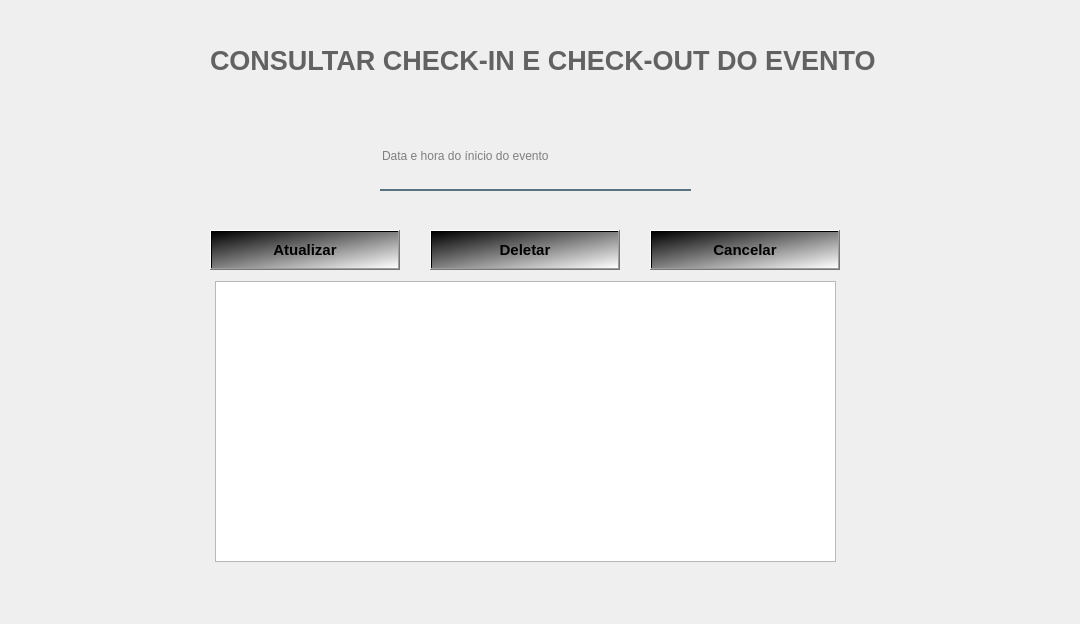
<?xml version="1.0" encoding="UTF-8"?>
<ui version="4.0">
 <class>MainWindow</class>
 <widget class="QMainWindow" name="MainWindow">
  <property name="geometry">
   <rect>
    <x>0</x>
    <y>0</y>
    <width>1080</width>
    <height>624</height>
   </rect>
  </property>
  <property name="windowTitle">
   <string>MainWindow</string>
  </property>
  <property name="styleSheet">
   <string notr="true">background-color: rgb(255, 255, 255);

QMenuBar::hover {
    background-color: black;
    color: black;
}


QMenuBar#QMenuBar:hover {
color: rgb(0, 0, 0);
}

</string>
  </property>
  <widget class="QWidget" name="centralwidget">
   <widget class="QWidget" name="widget" native="true">
    <property name="enabled">
     <bool>true</bool>
    </property>
    <property name="geometry">
     <rect>
      <x>90</x>
      <y>10</y>
      <width>941</width>
      <height>561</height>
     </rect>
    </property>
    <property name="mouseTracking">
     <bool>true</bool>
    </property>
    <property name="focusPolicy">
     <enum>Qt::NoFocus</enum>
    </property>
    <property name="autoFillBackground">
     <bool>false</bool>
    </property>
    <property name="styleSheet">
     <string notr="true">

QPushButton#pushButton{
background-color: qlineargradient(spread:pad, x1:0, y1:0.505682, x2:1, y2:0.477, stop:0 rgba(236, 141, 26, 219), stop: 1 rgba(160, 96, 18, 180));
color:rgba(255,255,255,210);
border-radius:5px;
}

QPushButton#pushButton_2, #pushButton_3, #pushButton_4, #pushButton_5{
background-color: rgba(0,0,0,0);
color: rgba(85,98,112,255);
}


QPushButton#pushButton_2:hover,#pushButton_3:hover, #pushButton_4:hover, #pushButton_5:hover {
color: rgba(131,96,53,255);
}


QPushButton#pushButton_2:pressed, #pushButton_3:pressed, #pushButton_4:pressed, #pushButton_5:pressed{
padding-left: 5px;
padding-top:5px;
background-color:rgba(0,0,0,0);
}

QPushButton#pushButton:hover{
background-color: qlineargradient(spread:pad, x1:0, y1:0.505682, x2:1, y2:0.477, stop:0 rgba(0, 71, 135, 219), stop: 1 rgba(85, 81, 84, 226));
}

QPushButton#pushButton:pressed{
padding-left:5px;
padding-top:5px;
background-color: rgba(150, 123, 111, 255)
}
</string>
    </property>
    <widget class="QLabel" name="label_4">
     <property name="geometry">
      <rect>
       <x>120</x>
       <y>30</y>
       <width>711</width>
       <height>40</height>
      </rect>
     </property>
     <property name="font">
      <font>
       <pointsize>20</pointsize>
       <weight>75</weight>
       <bold>true</bold>
      </font>
     </property>
     <property name="styleSheet">
      <string notr="true">color:rgba(0, 0, 0, 150)</string>
     </property>
     <property name="text">
      <string>CONSULTAR CHECK-IN E CHECK-OUT DO EVENTO</string>
     </property>
    </widget>
    <widget class="QPushButton" name="pushButton_2">
     <property name="geometry">
      <rect>
       <x>340</x>
       <y>220</y>
       <width>190</width>
       <height>40</height>
      </rect>
     </property>
     <property name="font">
      <font>
       <pointsize>11</pointsize>
       <weight>75</weight>
       <bold>true</bold>
      </font>
     </property>
     <property name="styleSheet">
      <string notr="true">
background: qlineargradient(x1: 0, y1: 0, x2: 1, y2: 1, stop: 0 #000000, stop: 0.5 #808080, stop: 1 #FFFFFF);
color: black;
</string>
     </property>
     <property name="text">
      <string>Deletar</string>
     </property>
    </widget>
    <widget class="QPushButton" name="pushButton_3">
     <property name="geometry">
      <rect>
       <x>120</x>
       <y>220</y>
       <width>190</width>
       <height>40</height>
      </rect>
     </property>
     <property name="font">
      <font>
       <pointsize>11</pointsize>
       <weight>75</weight>
       <bold>true</bold>
      </font>
     </property>
     <property name="styleSheet">
      <string notr="true">
background: qlineargradient(x1: 0, y1: 0, x2: 1, y2: 1, stop: 0 #000000, stop: 0.5 #808080, stop: 1 #FFFFFF);
color: black;
</string>
     </property>
     <property name="text">
      <string>Atualizar</string>
     </property>
    </widget>
    <widget class="QLineEdit" name="lineEdit_2">
     <property name="geometry">
      <rect>
       <x>290</x>
       <y>120</y>
       <width>311</width>
       <height>61</height>
      </rect>
     </property>
     <property name="styleSheet">
      <string notr="true">background-color: rgba(0, 0, 0, 0);
border: none;
border-bottom: 2px solid rgba(46, 82, 101, 200);
color:rgba(0,0,0,240);
padding-bottom:7px;</string>
     </property>
     <property name="placeholderText">
      <string>Data e hora do ínicio do evento</string>
     </property>
    </widget>
    <widget class="QPushButton" name="pushButton_4">
     <property name="geometry">
      <rect>
       <x>560</x>
       <y>220</y>
       <width>190</width>
       <height>40</height>
      </rect>
     </property>
     <property name="font">
      <font>
       <pointsize>11</pointsize>
       <weight>75</weight>
       <bold>true</bold>
      </font>
     </property>
     <property name="styleSheet">
      <string notr="true">
background: qlineargradient(x1: 0, y1: 0, x2: 1, y2: 1, stop: 0 #000000, stop: 0.5 #808080, stop: 1 #FFFFFF);
color: black;
</string>
     </property>
     <property name="text">
      <string>Cancelar</string>
     </property>
    </widget>
    <widget class="QTableWidget" name="tableWidget">
     <property name="geometry">
      <rect>
       <x>125</x>
       <y>271</y>
       <width>621</width>
       <height>281</height>
      </rect>
     </property>
    </widget>
   </widget>
  </widget>
  <action name="actionCadastrar_usu_rio">
   <property name="text">
    <string>Cadastrar usuário</string>
   </property>
  </action>
  <action name="actionEditar_Deletar">
   <property name="text">
    <string>Editar / Deletar</string>
   </property>
  </action>
  <action name="actionSair">
   <property name="text">
    <string>Sair</string>
   </property>
  </action>
  <action name="actionSobre">
   <property name="text">
    <string>Sobre</string>
   </property>
  </action>
  <action name="actionConsulta_cadastros">
   <property name="text">
    <string>Consulta cadastros</string>
   </property>
  </action>
  <action name="actionConsulta_faltas">
   <property name="text">
    <string>Consulta faltas</string>
   </property>
  </action>
  <action name="actionCadastrar_aula">
   <property name="text">
    <string>Cadastrar aula</string>
   </property>
  </action>
  <action name="actionCadastrar_mat_ria">
   <property name="text">
    <string>Cadastrar matéria</string>
   </property>
  </action>
  <action name="actionMat_ria">
   <property name="text">
    <string>Matéria</string>
   </property>
  </action>
  <action name="actionCurso">
   <property name="text">
    <string>Curso</string>
   </property>
  </action>
  <action name="actionAula">
   <property name="text">
    <string>Aula</string>
   </property>
  </action>
  <action name="actionUsu_rio">
   <property name="text">
    <string>Usuário</string>
   </property>
  </action>
  <action name="actionO_que_PIN">
   <property name="text">
    <string>O que é PIN?</string>
   </property>
  </action>
 </widget>
 <resources>
  <include location="PI_Atualização/Ui/Imagem_evento.qrc"/>
 </resources>
 <connections/>
</ui>
